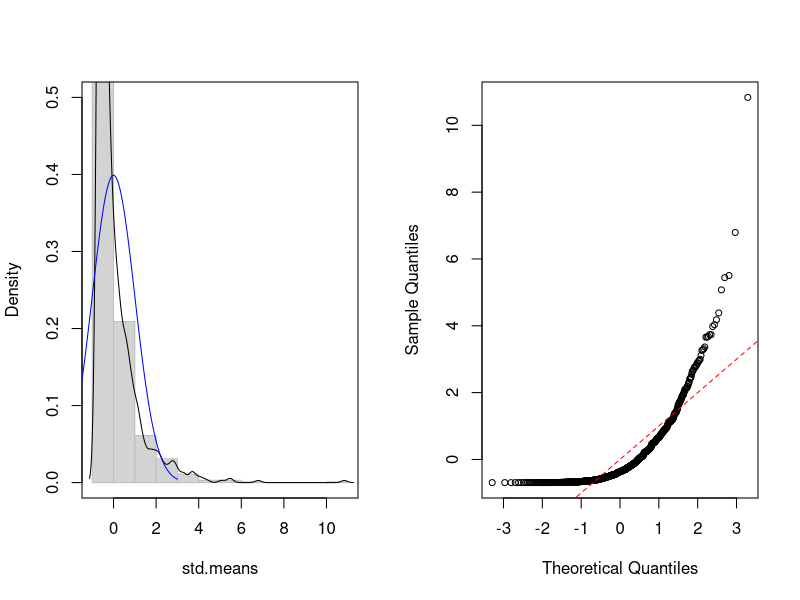
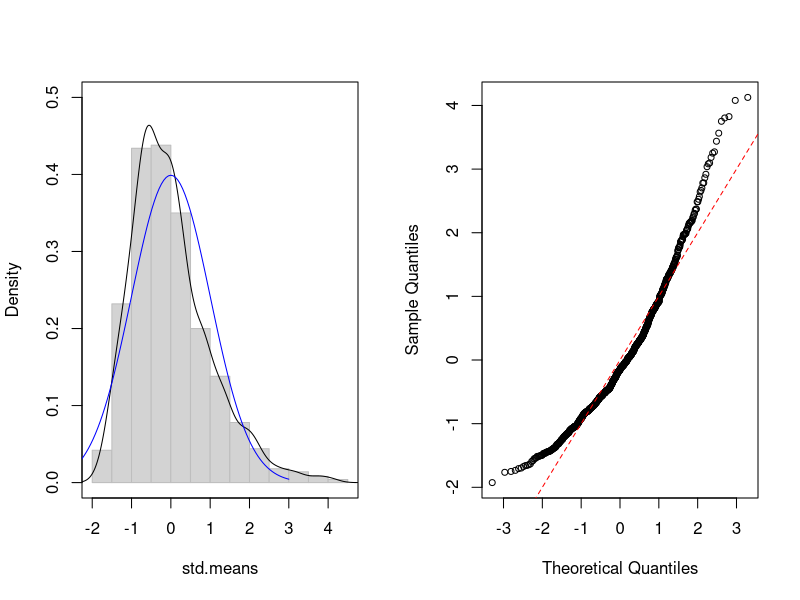
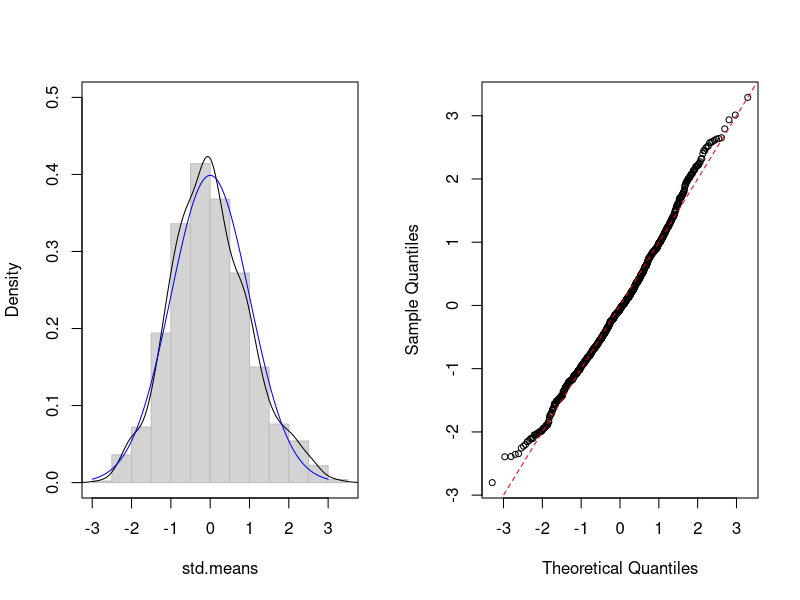
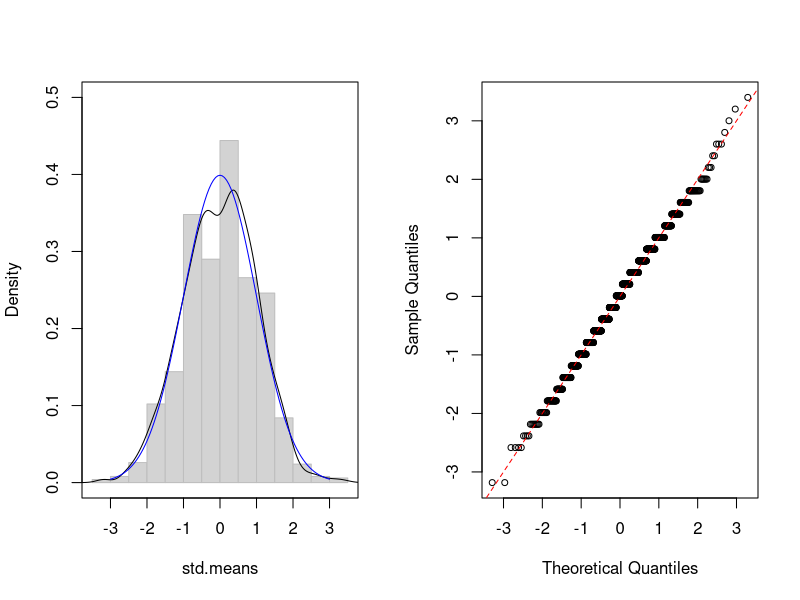
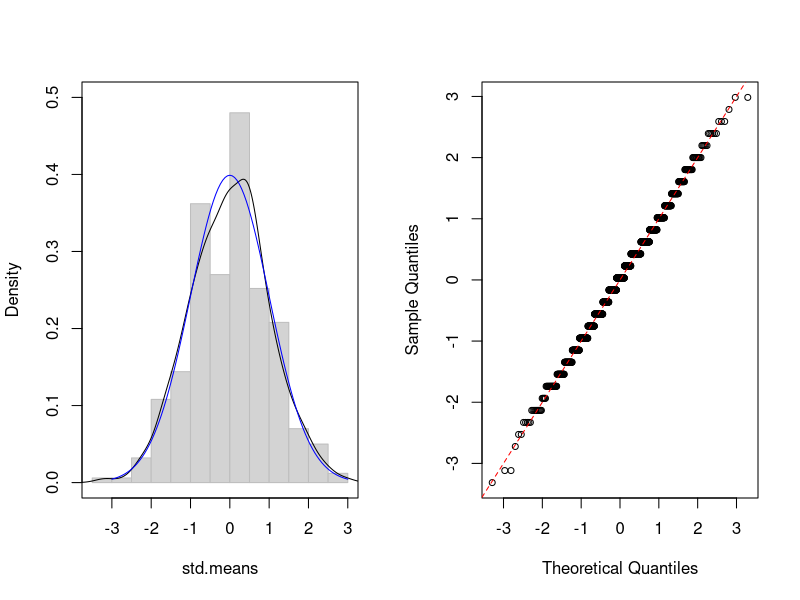
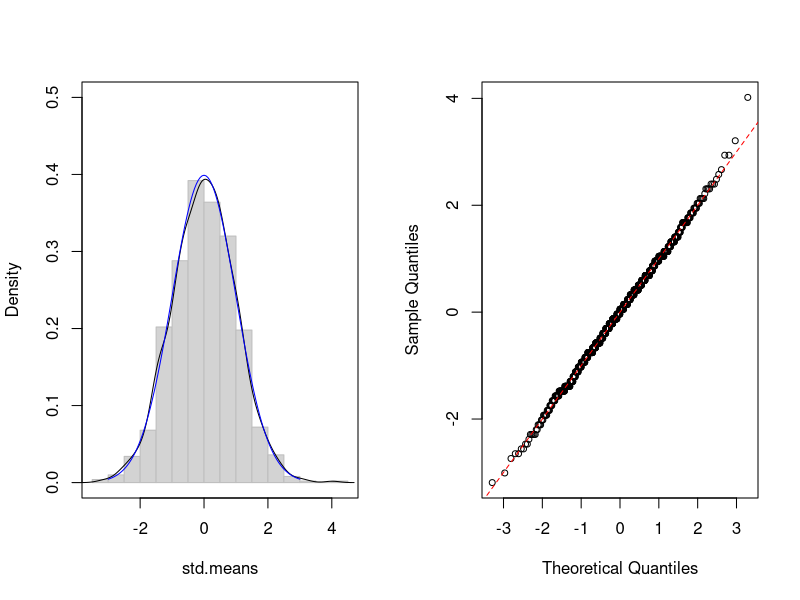

Source code (R) for these figures, in order:
## ---- chunk 1
CLT.plot <- function(r.dist, n, ...) {
 
  means <- double()
 
  # 사이즈 n의 샘플을 500회 생성하여 표본평균을 계산
  for(i in 1:1000) means[i] = mean(r.dist(n,...))
 
  # 표본평균을 표준화
  std.means <- scale(means)
 
  # 플롯의 파라메터 설정(2개의 플롯을 한 화면에)
  par(mfrow = c(1, 2))
 
  # 히스토그램과 표본의 밀도
  hist(std.means, prob = T, col = "light grey",
      border = "grey", main = NULL, ylim = c(0, 0.5))
  lines(density(std.means))
  box()
 
  # 표준정규분포 곡선
  curve(dnorm(x, 0, 1), -3, 3, col = 'blue', add = T)
 
  # Q-Q plot
  qqnorm(std.means, main="", cex = 0.8)
  abline(0, 1, lty = 2, col = "red")
  par(mfrow = c(1, 1))
}
## ---- chunk 2
CLT.plot(rchisq, n = 1, df = 1)
## ---- chunk 3
CLT.plot(rchisq,n = 10, df = 1)
## ---- chunk 4
CLT.plot(rchisq, n = 50, df = 1)
## ---- chunk 5
CLT.plot(rbinom, n = 10, size = 10, p = .5)
## ---- chunk 6
CLT.plot(rbinom, n = 10, size = 10, p = .5)
## ---- chunk 7
CLT.plot(rbinom, n = 50, size = 10, p = .5)
